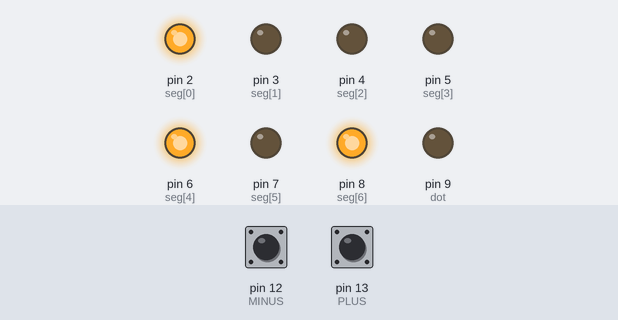
Bench run of a sketch on a simulated Arduino Uno, built with avr-gcc and run on an emulated ATmega328P. On the bench: output pins drawn as LEDs (lit = HIGH). Dashed ring = blinking. The inputs (shaded band) are chosen by the test bench; at power-on: pin 12 (MINUS) HIGH, pin 13 (PLUS) HIGH.

Above: at 2.8 s.
2.9 s: pin 12 (MINUS) pulled LOW for 3.2 s
At 6.6 s:
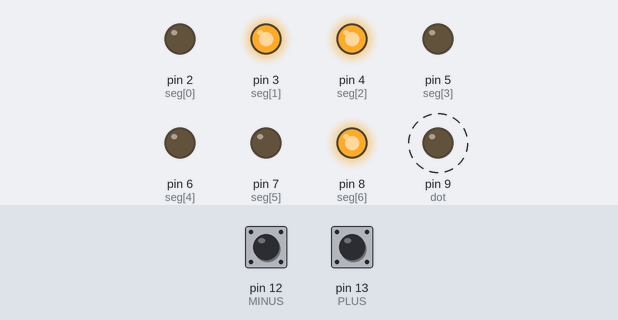
7.6 s: pin 12 (MINUS) pulled LOW for 1.2 s
At 9.3 s:
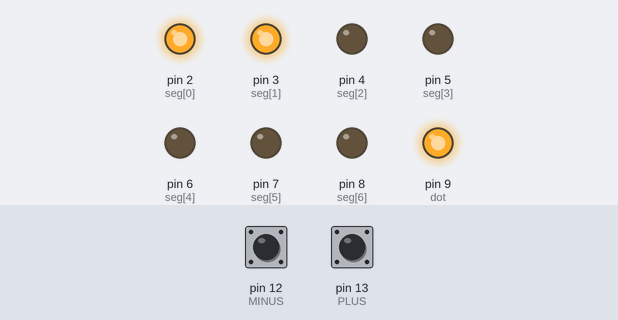
10.3 s: pin 12 (MINUS) pulled LOW for 1.2 s
At 11.6 s:
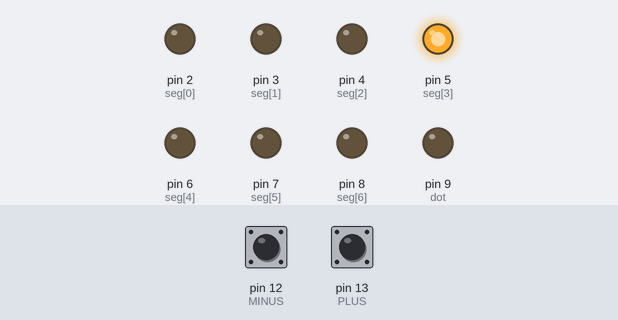
13.0 s: pin 12 (MINUS) pulled LOW for 1.2 s
At 15.1 s:
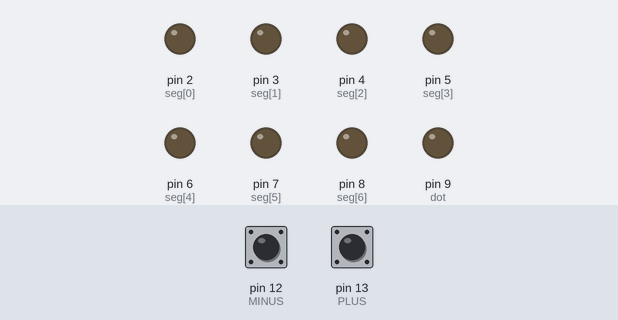
15.7 s: pin 12 (MINUS) pulled LOW for 1.2 s
At 16.6 s:
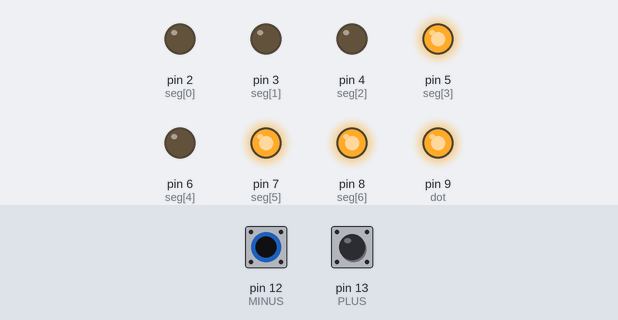
18.4 s: pin 13 (PLUS) pulled LOW for 3.2 s
At 20.8 s:
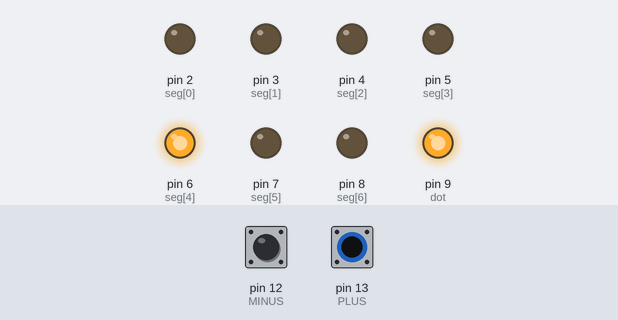
Timing chart, 0 to 22.5 s (numbered marks = the images above; inputs shaded):
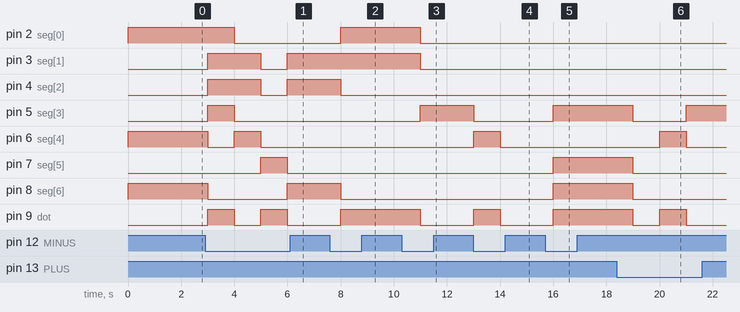

Measured:
- after the input at 2.9 s, pin 2 (seg[0]): HIGH → LOW after 1.1 s; pin 3 (seg[1]): LOW → HIGH after 0.10 s, → LOW 2.0 s later, → HIGH 1.0 s later
- after the input at 7.6 s, pin 2 (seg[0]), pin 9 (dot): LOW → HIGH after 0.40 s; pin 4 (seg[2]), pin 8 (seg[6]): HIGH → LOW after 0.40 s
- after the input at 10.3 s, pin 2 (seg[0]), pin 3 (seg[1]), pin 9 (dot): HIGH → LOW after 0.70 s; pin 5 (seg[3]): LOW → HIGH after 0.70 s
- after the input at 13.0 s, pin 5 (seg[3]): HIGH → LOW at once; pin 6 (seg[4]), pin 9 (dot): LOW → HIGH at once, → LOW 1.0 s later
- after the input at 15.7 s, pin 5 (seg[3]), pin 7 (seg[5]), pin 8 (seg[6]), pin 9 (dot): LOW → HIGH after 0.30 s
- after the input at 18.4 s, pin 5 (seg[3]): HIGH → LOW after 0.60 s, → HIGH 2.0 s later; pin 6 (seg[4]): LOW → HIGH after 1.6 s, → LOW 1.0 s later; pin 7 (seg[5]), pin 8 (seg[6]): HIGH → LOW after 0.60 s; pin 9 (dot): HIGH → LOW after 0.60 s, → HIGH 1.0 s later, → LOW 1.0 s later

The sketch:

16.ino
```cpp
int seg[7] ={2,3,4,5,6,7,8};
int dot   =  9;
int PLUS  = 13;
int MINUS = 12;
int num   =  0;
byte digits [16][7] = {
  {0,0,0,0,0,0,1}, //0
  {1,0,0,1,1,1,1}, //1
  {0,0,1,0,0,1,0}, //2
  {0,0,0,0,1,1,0}, //3
  {1,0,0,1,1,0,0}, //4
  {0,1,0,0,1,0,0}, //5
  {0,1,0,0,0,0,0}, //6
  {0,0,0,1,1,1,1}, //7
  {0,0,0,0,0,0,0}, //8
  {0,0,0,0,1,0,0}, //9
  {0,0,0,1,0,0,0}, //A
  {1,1,0,0,0,0,0}, //b
  {0,1,1,0,0,0,1}, //C
  {1,0,0,0,0,1,0}, //d
  {0,1,1,0,0,0,0}, //E
  {0,1,1,1,0,0,0}  //F
};

void setup() {
  // put your setup code here, to run once:
  for (int i=0; i<7; i++) {
    pinMode(seg[i],OUTPUT);
  }
  pinMode(dot,   OUTPUT);
  pinMode(PLUS,  INPUT_PULLUP);
  pinMode(MINUS, INPUT_PULLUP);
}

void loop() {
  // put your main code here, to run repeatedly:
  if (digitalRead(PLUS)==LOW) {
    num++; //num=num+1
    if (num >15) num = 0;
  }
  if (digitalRead(MINUS)==LOW) {
    num--; //num=num-1
    if (num<0) num = 15;
  }
  displayDigit(num);
  delay(1000);
}

void displayDigit(int n) {
  for (int i=0; i<15; i++) {
    digitalWrite(seg[i], digits[n][i]);
  }
  if (n%2 == 0) digitalWrite(dot, LOW);
  else digitalWrite(dot, HIGH);
}
```
